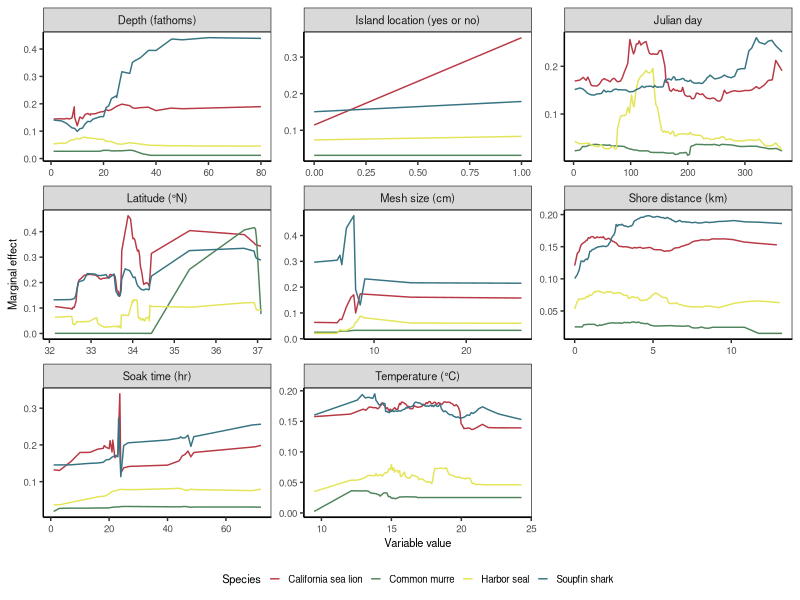
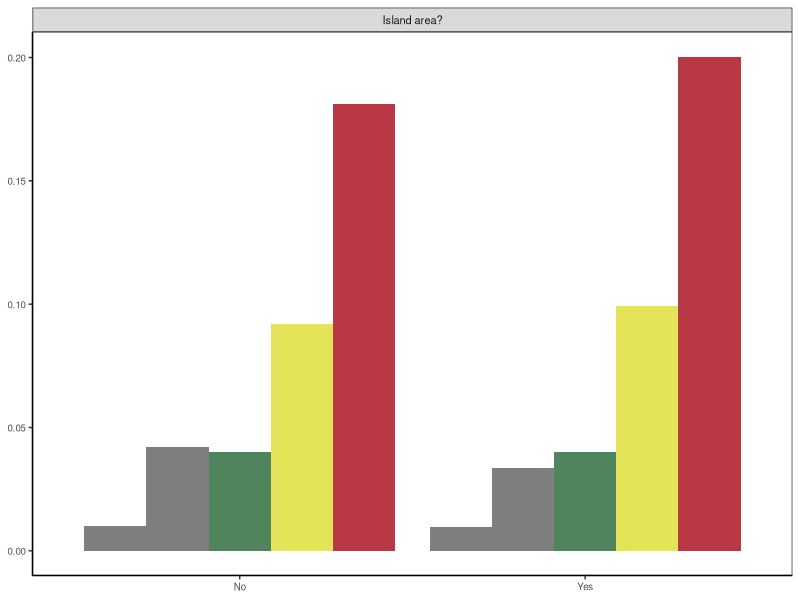
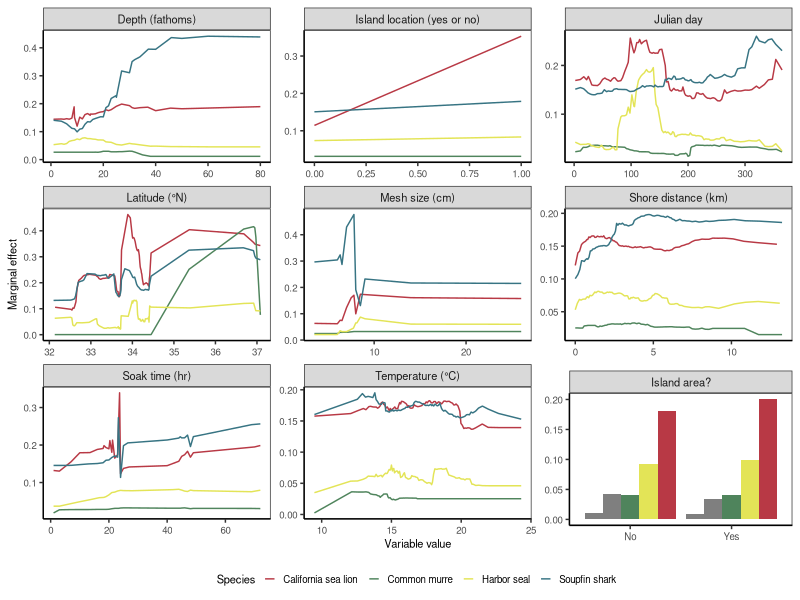

Write the R code that produced these figures, in order. (Note: this script raises an error after producing the figures.)

# Clear workspace
rm(list = ls())

# Setup
################################################################################

# Packages
library(tidyverse)
library(cowplot)

# Directories
plotdir <- "figures"


# Read data
################################################################################

data <- read.csv("model_result/marginal_effects.csv")

data_cat <- read.csv("model_result/categorical_marginal_effects.csv")

# Reorder categorical data
################################################################################
data_cat <- data_cat %>%
  mutate(species = species %>% fct_reorder(prob))


# Plot data
################################################################################

# Theme
base_theme <-  theme(axis.text=element_text(size=7),
                     axis.title=element_text(size=8),
                     legend.text=element_text(size=7),
                     legend.title=element_text(size=8),
                     strip.text=element_text(size=8),
                     # Gridlines
                     panel.grid.major = element_blank(), 
                     panel.grid.minor = element_blank(),
                     panel.background = element_blank(), 
                     axis.line = element_line(colour = "black"),
                     # Legend
                     legend.background = element_rect(fill=alpha('blue', 0)))

# Plot

species_color <- c("California sea lion" = "#B83945", "Common murre" = "#4F845C", "Harbor seal" = "#E3E457", "Soupfin shark" = "#377483")


main_plot <- ggplot(data, aes(x=value, y=prob, color=species)) +
  facet_wrap(~variable, ncol=3, scales="free") +
  geom_line() +
  # Labels
  labs(x="Variable value", y="Marginal effect") +
  # Legend
  scale_colour_manual(name="Species", values = species_color) +
  # Theme
  theme_bw() + base_theme +
  theme(legend.key.size=unit(0.3, "cm"),
        legend.position = "bottom")

main_plot


insert_plot <- ggplot(data_cat, aes(x = value, y = prob, fill=species)) +
  facet_wrap(~variable) +
  geom_bar(stat = "identity", position = "dodge") +
  # fill color
  scale_fill_manual(values = species_color) +
  # Theme
  theme_bw() + base_theme +
  theme(legend.position = "none",
        axis.title.x = element_blank(),
        axis.title.y = element_blank())
  
insert_plot

# use cowplot package, we can insert categorical plot inside

plot_with_insert <-
  ggdraw() +
  draw_plot(main_plot) +
  draw_plot(insert_plot, x = 0.67, y = 0.085, width = 0.33, height = 0.31)

plot_with_insert


  
# Export
ggsave(plot_with_insert, filename=file.path(plotdir, "Fig5_marginal_effects.png"), 
       width=5.6, height=6.5, units="in", dpi=600)



######################## by species ############################

# plot directory
plotdir <- "presentations"


# Theme
base_theme <-  theme(axis.text=element_text(size=7),
                     axis.title=element_text(size=8),
                     legend.text=element_text(size=7),
                     legend.title=element_text(size=8),
                     strip.text=element_text(size=8),
                     # Gridlines
                     panel.grid.major = element_blank(), 
                     panel.grid.minor = element_blank(),
                     panel.background = element_blank(), 
                     axis.line = element_line(colour = "black"),
                     # Legend
                     legend.background = element_rect(fill=alpha('blue', 0)))


# California sea lion

species_color <- c("California sea lion" = "#B83945", "Common murre" = "#4F845C", "Harbor seal" = "#E3E457", "Soupfin shark" = "#377483")

main_plot <- ggplot(data %>% filter(species == "California sea lion"), aes(x=value, y=prob, color=species)) +
  facet_wrap(~variable, ncol=4, scales="free") +
  geom_line() +
  # Labels
  labs(x="Variable value", y="Marginal effect") +
  # Legend
  scale_colour_manual(name="Species", values = species_color) +
  # Theme
  theme_bw() + base_theme +
  theme(legend.key.size=unit(0.3, "cm"),
        legend.position = "bottom")

main_plot


insert_plot <- ggplot(data_cat %>% filter(species == "California sea lion"), aes(x = value, y = prob, fill=species)) +
  facet_wrap(~variable) +
  geom_bar(stat = "identity", position = "dodge") +
  # fill color
  scale_fill_manual(values = species_color) +
  # Theme
  theme_bw() + base_theme +
  theme(legend.position = "none",
        axis.title.x = element_blank(),
        axis.title.y = element_blank())

insert_plot

# use cowplot package, we can insert categorical plot inside

plot_with_insert <-
  ggdraw() +
  draw_plot(main_plot) +
  draw_plot(insert_plot, x = 0.755, y = 0.125, width = 0.25, height = 0.45)

plot_with_insert

# Export
ggsave(plot_with_insert, filename=file.path(plotdir, "Fig5_marginal_effects_SL.png"), 
       width=5.6, height=4.19, units="in", dpi=600)

########################################################################

# Harbor seal


main_plot <- ggplot(data %>% filter(species == "Harbor seal"), aes(x=value, y=prob, color=species)) +
  facet_wrap(~variable, ncol=4, scales="free") +
  geom_line() +
  # Labels
  labs(x="Variable value", y="Marginal effect") +
  # Legend
  scale_colour_manual(name="Species", values = species_color) +
  # Theme
  theme_bw() + base_theme +
  theme(legend.key.size=unit(0.3, "cm"),
        legend.position = "bottom")

main_plot


insert_plot <- ggplot(data_cat %>% filter(species == "Harbor seal"), aes(x = value, y = prob, fill=species)) +
  facet_wrap(~variable) +
  geom_bar(stat = "identity", position = "dodge") +
  # fill color
  scale_fill_manual(values = species_color) +
  # Theme
  theme_bw() + base_theme +
  theme(legend.position = "none",
        axis.title.x = element_blank(),
        axis.title.y = element_blank())

insert_plot

# use cowplot package, we can insert categorical plot inside

plot_with_insert <-
  ggdraw() +
  draw_plot(main_plot) +
  draw_plot(insert_plot, x = 0.755, y = 0.125, width = 0.25, height = 0.45)

plot_with_insert

# Export
ggsave(plot_with_insert, filename=file.path(plotdir, "Fig5_marginal_effects_HS.png"), 
       width=5.6, height=4.19, units="in", dpi=600)

########################################################################


# Common murre


main_plot <- ggplot(data %>% filter(species == "Common murre"), aes(x=value, y=prob, color=species)) +
  facet_wrap(~variable, ncol=4, scales="free") +
  geom_line() +
  # Labels
  labs(x="Variable value", y="Marginal effect") +
  # Legend
  scale_colour_manual(name="Species", values = species_color) +
  # Theme
  theme_bw() + base_theme +
  theme(legend.key.size=unit(0.3, "cm"),
        legend.position = "bottom")

main_plot


insert_plot <- ggplot(data_cat %>% filter(species == "Common murre"), aes(x = value, y = prob, fill=species)) +
  facet_wrap(~variable) +
  geom_bar(stat = "identity", position = "dodge") +
  # fill color
  scale_fill_manual(values = species_color) +
  # Theme
  theme_bw() + base_theme +
  theme(legend.position = "none",
        axis.title.x = element_blank(),
        axis.title.y = element_blank())

insert_plot

# use cowplot package, we can insert categorical plot inside

plot_with_insert <-
  ggdraw() +
  draw_plot(main_plot) +
  draw_plot(insert_plot, x = 0.755, y = 0.125, width = 0.25, height = 0.45)

plot_with_insert

# Export
ggsave(plot_with_insert, filename=file.path(plotdir, "Fig5_marginal_effects_CM.png"), 
       width=5.6, height=4.19, units="in", dpi=600)

########################################################################


# Soupfin shark


main_plot <- ggplot(data %>% filter(species == "Soupfin shark"), aes(x=value, y=prob, color=species)) +
  facet_wrap(~variable, ncol=4, scales="free") +
  geom_line() +
  # Labels
  labs(x="Variable value", y="Marginal effect") +
  # Legend
  scale_colour_manual(name="Species", values = species_color) +
  # Theme
  theme_bw() + base_theme +
  theme(legend.key.size=unit(0.3, "cm"),
        legend.position = "bottom")

main_plot


insert_plot <- ggplot(data_cat %>% filter(species == "Soupfin shark"), aes(x = value, y = prob, fill=species)) +
  facet_wrap(~variable) +
  geom_bar(stat = "identity", position = "dodge") +
  # fill color
  scale_fill_manual(values = species_color) +
  # Theme
  theme_bw() + base_theme +
  theme(legend.position = "none",
        axis.title.x = element_blank(),
        axis.title.y = element_blank())

insert_plot

# use cowplot package, we can insert categorical plot inside

plot_with_insert <-
  ggdraw() +
  draw_plot(main_plot) +
  draw_plot(insert_plot, x = 0.755, y = 0.125, width = 0.25, height = 0.45)

plot_with_insert

# Export
ggsave(plot_with_insert, filename=file.path(plotdir, "Fig5_marginal_effects_SS.png"), 
       width=5.6, height=4.19, units="in", dpi=600)







